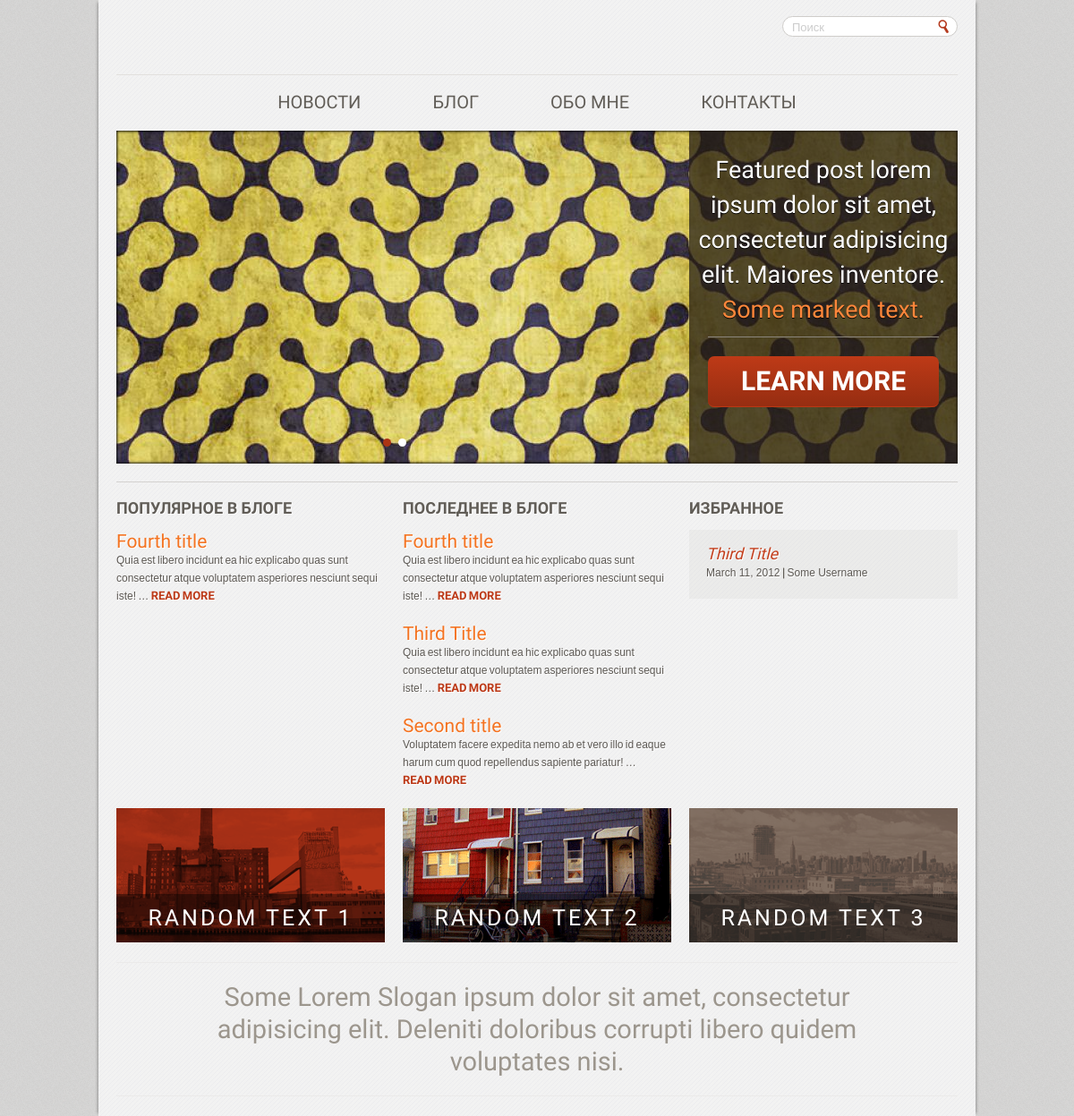
The app's page /, older data.
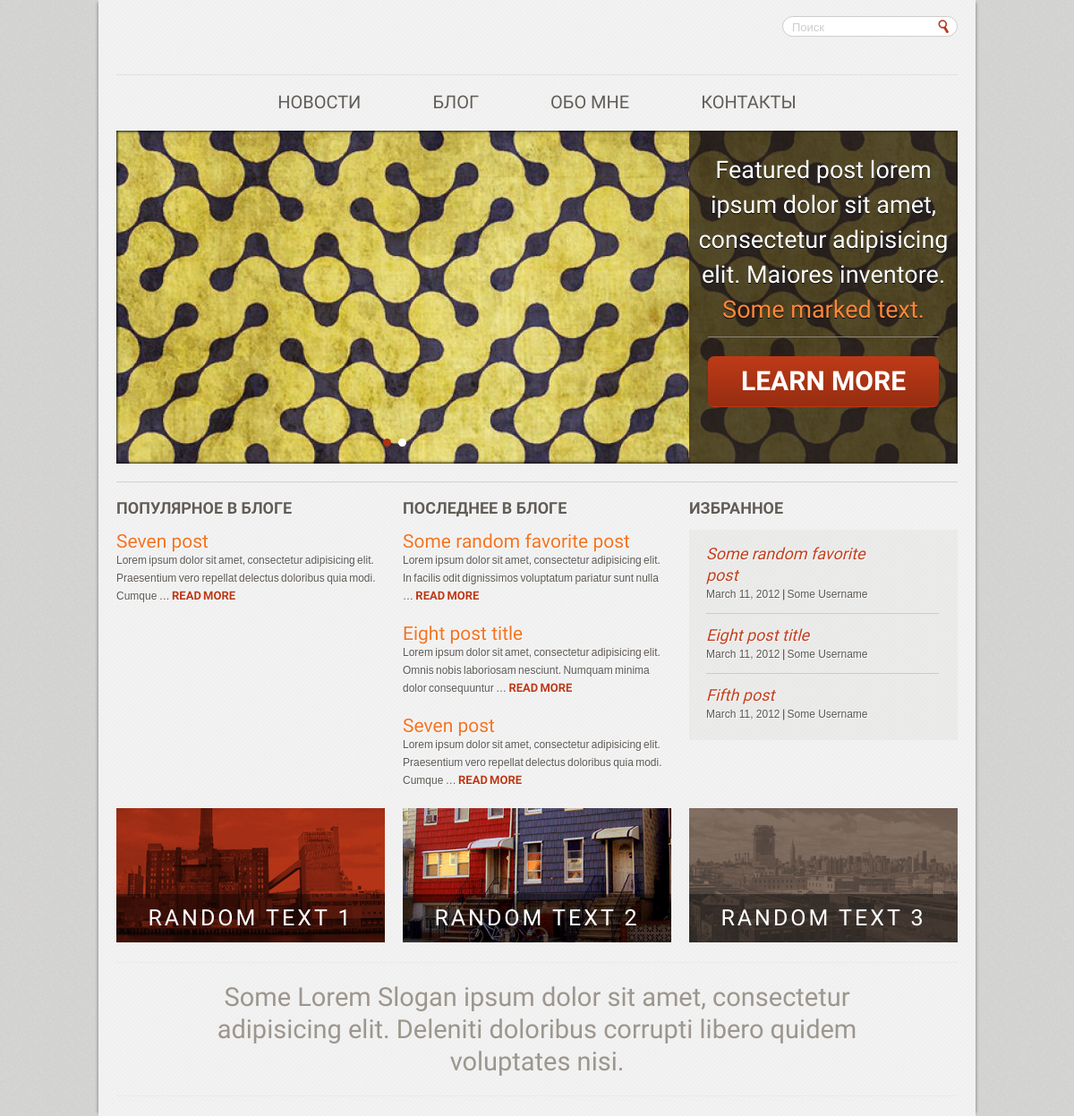
The same page, newer data.
### blog_project/apps/blog/models.py (models this page shows, shortened)
class Blog(models.Model):
    post_type = models.ForeignKey(PostType, blank=True, null=True)
    post_author = models.ForeignKey(SiteUsers, blank=True, null=True)
    post_title = models.CharField(max_length=200)
    post_text = models.TextField()
    post_illustration = models.ImageField(upload_to='img', blank=True, null=True)

### blog_project/views.py (the view)
# urls.py: url(r'^$', 'blog_project.views.news', name='news'),
def news(request):
    blog_post_list = Blog.objects.all().order_by('-id')[:3]
    favorite_post_list = Blog.objects.filter(post_type__post_type='favorites').order_by('-id')[:3]
    popular_post_list = Blog.objects.filter(post_type__post_type='popular').order_by('-id')[:3]
    return render(request, "news.html", {"blog_list": blog_post_list,
                                         "blog_popular_post_list": popular_post_list,
                                         "blog_favorite_post_list": favorite_post_list})

### blog_project/templates/news.html (shortened to what this page needs)
{% extends "base.html" %}
{% block content %}
<div class="fade-gallery">
	<div class="gmask">
		<ul>
			<li class="active">
				<img src="/static/images/img-1.jpg" height="372" width="940" alt="" />
				<span class="mask"></span>
			</li>
		</ul>
		<div class="text-column">
			<div class="text-block">
				<p>Featured post lorem ipsum dolor sit amet, consectetur adipisicing elit. Maiores inventore. <mark>Some marked text.</mark></p>
			</div>
			<div class="btn-block">
				<a href="#" class="btn-2">learn more</a>
			</div>
		</div>
	</div>
	<div class="pagination"></div>
</div>
<section class="widget-section section">
	<div class="widget">
		<h2><a href="/blog/">Популярное в блоге</a></h2>
		<ul class="item-list news-lsit">
			{% for blog_post in blog_popular_post_list  %}
				<li>
					<h3><a href="/blog/blog_post/{{ blog_post.id }}/">{{ blog_post.post_title }}</a></h3>
					<p>{{ blog_post.post_text|striptags|truncatewords:16 }} <a href="/blog/blog_post/{{ blog_post.id }}/" class="btn-more">read more</a></p>
				</li>
			{% endfor %}
		</ul>
	</div>
	<div class="widget">
		<h2><a href="/blog/">Последнее в блоге</a></h2>
		<ul class="item-list news-lsit">
			{% for blog_post in blog_list  %}
				<li>
					<h3><a href="/blog/blog_post/{{ blog_post.id }}/">{{ blog_post.post_title }}</a></h3>
					<p>{{ blog_post.post_text|striptags|truncatewords:16 }} <a href="/blog/blog_post/{{ blog_post.id }}/" class="btn-more">read more</a></p>
				</li>
			{% endfor %}
		</ul>
	</div>
	<div class="widget">
		<h2><a href="#">Избранное</a></h2>
		<ul class="item-list item-list-2">
			{% for blog_post in blog_favorite_post_list %}
			<li>
				<h3 class="short"><a href="/blog/blog_post/{{ blog_post.id }}/">{{ blog_post.post_title }}</a></h3>
				<div class="meta">
					<span class="date">March 11, 2012</span>
					<span class="author">Some Username</span>
				</div>
			</li>
			{% endfor %}
		</ul>
	</div>
</section>
<section class="section">
	<div class="box-1">
		<a href="#" class="visual">
			<img src="/static/images/img-2.gif" alt="" width="300" height="150" >
			<span class="caption">Random text 1</span>
		</a>
	</div>
	<div class="box-1">
		<a href="#" class="visual">
			<img src="/static/images/img-3.gif" alt="" width="300" height="150" >
			<span class="caption">Random text 2</span>
		</a>
	</div>
	<div class="box-1">
		<a href="#" class="visual">
			<img src="/static/images/img-4.gif" alt="" width="300" height="150" >
			<span class="caption">Random text 3</span>
		</a>
	</div>
</section>
{% endblock content %}

Row changes from the older to the newer data that the page shows:
no longer on this page (row edited): Blog: post_title "Fourth title", post_text "Quia est libero incidunt ea hic explicabo quas sunt consectetur atque voluptatem asperiores nesciunt sequi iste! …"
no longer on this page (row edited): Blog: post_title "Third Title", post_text "Quia est libero incidunt ea hic explicabo quas sunt consectetur atque voluptatem asperiores nesciunt sequi iste! …"
no longer on this page (row edited): Blog: post_title "Second title", post_text "Voluptatem facere expedita nemo ab et vero illo id eaque harum cum quod repellendus sapiente pariatur! …", shown under "ПОСЛЕДНЕЕ В БЛОГЕ"
added Blog: post_title "Seven post", post_text "Lorem ipsum dolor sit amet, consectetur adipisicing elit. Praesentium vero repellat delectus doloribus quia modi. Cumque …"
added Blog: post_title "Some random favorite post", post_text "Lorem ipsum dolor sit amet, consectetur adipisicing elit. In facilis odit dignissimos voluptatum pariatur sunt nulla …"
added Blog: post_title "Eight post title", post_text "Lorem ipsum dolor sit amet, consectetur adipisicing elit. Omnis nobis laboriosam nesciunt. Numquam minima dolor consequuntur …"
added Blog: post_title "Fifth post", shown under "ИЗБРАННОЕ"
